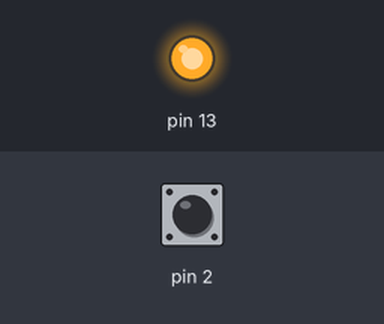
The sketch below on a simulated Arduino Uno, built with avr-gcc and run on an emulated ATmega328P. Parts: output pins drawn as LEDs (lit = HIGH). The inputs (shaded band) are chosen by the test bench; at power-on: pin 2 HIGH.

Above: at 1.2 s.
1.3 s: pin 2 pulled LOW for 0.15 s
At 1.37 s:
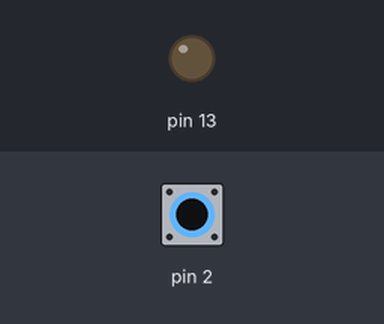
2.9 s: pin 2 pulled LOW for 3.2 s
At 6.9 s:
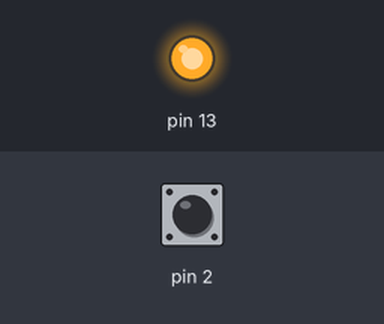
Timing chart, 0 to 8.4 s (numbered marks = the images above; inputs shaded):
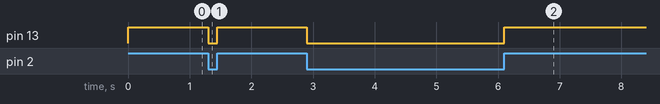

Measured:
- after the input at 1.3 s, pin 13: HIGH → LOW at once, → HIGH 0.15 s later
- after the input at 2.9 s, pin 13: HIGH → LOW at once, → HIGH 3.2 s later

The sketch:

sketch_jul3c.ino
```cpp
void setup() {
  pinMode(2, INPUT_PULLUP);
  pinMode(13, OUTPUT);
}

void loop() {
  int button = digitalRead(2);
  if(button == 1) digitalWrite(13, HIGH);
  else digitalWrite(13, LOW);

  segment(1);
  segment(2);
  segment(3);
}


void segment(char num){

}
```
